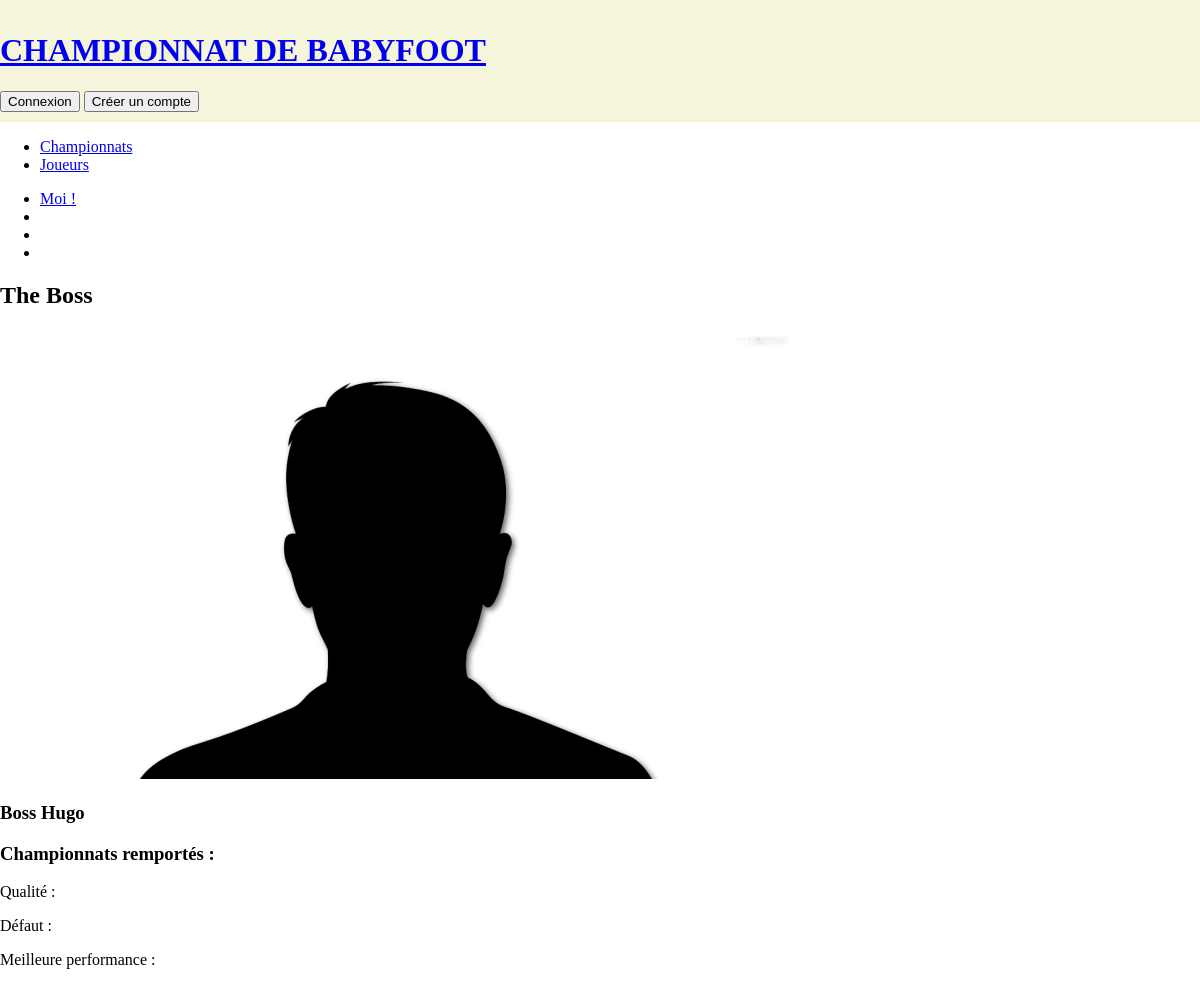
Page /joueurs.php?idJ=10 on the committed database.
### tables this page shows
CREATE TABLE IF NOT EXISTS `joueurs` (
  `id_Joueur` int(25) NOT NULL AUTO_INCREMENT,
  `nom` varchar(255) NOT NULL,
  `prenom` varchar(255) NOT NULL,
  `surnom` varchar(255) NOT NULL,
  `password` varchar(255) NOT NULL,
  `meilleureperformance` varchar(255) DEFAULT NULL,
  `defaut` varchar(255) DEFAULT NULL,
  `qualité` varchar(255) DEFAULT NULL,
  `photo` varchar(255) DEFAULT 'img/photo_default.png',
  `victoireChamp` int(25) DEFAULT NULL,
  PRIMARY KEY (`id_Joueur`)
);

### joueurs.php (the view, shortened to what this page needs)
<?php session_start();
include'include/connexionBdd.php';
$listeJoueurs = $bdd->query('SELECT * FROM joueurs ORDER BY nom');
$detailJoueur = $bdd->prepare('SELECT * FROM joueurs WHERE id_Joueur =?');
if(isset($_GET['idJ'])){
    $detailJoueur = $bdd->prepare('SELECT * FROM joueurs WHERE id_Joueur =?');
    $detailJoueur->execute(array($_GET['idJ']));
}
?>
<!doctype html>
<html>
<head>
    <link rel="stylesheet" type="text/css" href="css/style.css" />
</head>
<body>
<header>
	<div class="wrap">
    	<?php include'include/banniere.php'; ?>
	</div>
</header>
<div id="content">
	<div class="wrap">
		<nav>
			<?php include'include/navJoueurs.php'; ?>
		</nav>
        <?php
        if(!isset($_GET['idJ'])) {
            while ($donnees = $listeJoueurs->fetch()) {
                ?>
                <div class="liendetailJoueur">
                <a href="joueurs.php?idJ=<?php echo $donnees['id_Joueur']; ?>"><img id="photoJoueur"
                                                                                    src="<?php echo $donnees['photo']; ?>"></a>
                <p id="nomJoueur"><?php echo $donnees['surnom']; ?></p>
                </div>
                <?php
            }
        }
        else{
            while ($donnees =  $detailJoueur->fetch()){
                ?>
                <h2 id="surnomJoueur"><?php echo $donnees['surnom']; ?></h2>
                <img src="<?php echo $donnees['photo']; ?>">
                <h3 id="nomCompletJoueur"><?php echo $donnees['nom']; ?> <?php echo $donnees['prenom']; ?></h3>
                <h3>Championnats remportés : <?php echo $donnees['victoireChamp']; ?></h3>
                <p>Qualité : <?php echo $donnees['qualite']; ?></p>
                <p>Défaut : <?php echo $donnees['defaut']; ?></p>
                <p>Meilleure performance : <?php echo $donnees['meilleureperformance']; ?></p>
                <?php
            }
        }
        ?>
	</div>
</div>
</body>
</html>

### css/style.css (style rules this page uses)
body { margin: 0; }
.wrap { max-width: 1200px; margin :0 auto; }
header { background-color: beige; padding-bottom: 0.67em; }

### rows in the picture
joueurs: surnom "The Boss", photo (placeholder picture), nom "Boss", prenom "Hugo"
